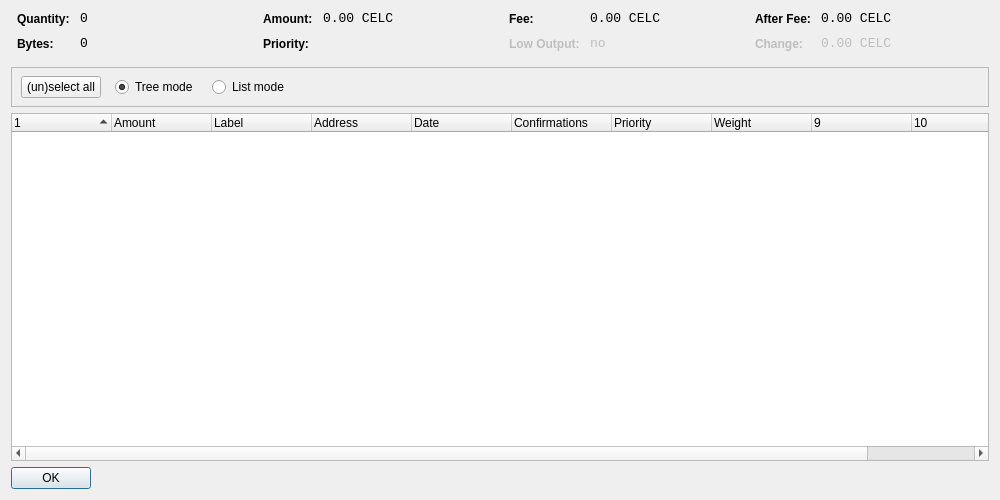
<?xml version="1.0" encoding="UTF-8"?>
<ui version="4.0">
 <class>CoinControlDialog</class>
 <widget class="QDialog" name="CoinControlDialog">
  <property name="geometry">
   <rect>
    <x>0</x>
    <y>0</y>
    <width>1000</width>
    <height>500</height>
   </rect>
  </property>
  <property name="windowTitle">
   <string>Coin Control</string>
  </property>
  <layout class="QVBoxLayout" name="verticalLayout">
   <item>
    <layout class="QHBoxLayout" name="horizontalLayoutTop" stretch="0,0,0,0">
     <property name="topMargin">
      <number>0</number>
     </property>
     <property name="bottomMargin">
      <number>10</number>
     </property>
     <item>
      <layout class="QFormLayout" name="formLayoutCoinControl1">
       <property name="horizontalSpacing">
        <number>10</number>
       </property>
       <property name="verticalSpacing">
        <number>10</number>
       </property>
       <property name="leftMargin">
        <number>6</number>
       </property>
       <property name="rightMargin">
        <number>6</number>
       </property>
       <item row="0" column="0">
        <widget class="QLabel" name="labelCoinControlQuantityText">
         <property name="styleSheet">
          <string notr="true">font-weight:bold;</string>
         </property>
         <property name="text">
          <string>Quantity:</string>
         </property>
        </widget>
       </item>
       <item row="0" column="1">
        <widget class="QLabel" name="labelCoinControlQuantity">
         <property name="font">
          <font>
           <family>Monospace</family>
           <pointsize>10</pointsize>
          </font>
         </property>
         <property name="cursor">
          <cursorShape>IBeamCursor</cursorShape>
         </property>
         <property name="contextMenuPolicy">
          <enum>Qt::ActionsContextMenu</enum>
         </property>
         <property name="text">
          <string>0</string>
         </property>
         <property name="textInteractionFlags">
          <set>Qt::LinksAccessibleByMouse|Qt::TextSelectableByKeyboard|Qt::TextSelectableByMouse</set>
         </property>
        </widget>
       </item>
       <item row="1" column="0">
        <widget class="QLabel" name="labelCoinControlBytesText">
         <property name="styleSheet">
          <string notr="true">font-weight:bold;</string>
         </property>
         <property name="text">
          <string>Bytes:</string>
         </property>
        </widget>
       </item>
       <item row="1" column="1">
        <widget class="QLabel" name="labelCoinControlBytes">
         <property name="font">
          <font>
           <family>Monospace</family>
           <pointsize>10</pointsize>
          </font>
         </property>
         <property name="cursor">
          <cursorShape>IBeamCursor</cursorShape>
         </property>
         <property name="contextMenuPolicy">
          <enum>Qt::ActionsContextMenu</enum>
         </property>
         <property name="text">
          <string>0</string>
         </property>
         <property name="textInteractionFlags">
          <set>Qt::LinksAccessibleByMouse|Qt::TextSelectableByKeyboard|Qt::TextSelectableByMouse</set>
         </property>
        </widget>
       </item>
      </layout>
     </item>
     <item>
      <layout class="QFormLayout" name="formLayoutCoinControl2">
       <property name="horizontalSpacing">
        <number>10</number>
       </property>
       <property name="verticalSpacing">
        <number>10</number>
       </property>
       <property name="leftMargin">
        <number>6</number>
       </property>
       <property name="rightMargin">
        <number>6</number>
       </property>
       <item row="0" column="0">
        <widget class="QLabel" name="labelCoinControlAmountText">
         <property name="styleSheet">
          <string notr="true">font-weight:bold;</string>
         </property>
         <property name="text">
          <string>Amount:</string>
         </property>
        </widget>
       </item>
       <item row="0" column="1">
        <widget class="QLabel" name="labelCoinControlAmount">
         <property name="font">
          <font>
           <family>Monospace</family>
           <pointsize>10</pointsize>
          </font>
         </property>
         <property name="cursor">
          <cursorShape>IBeamCursor</cursorShape>
         </property>
         <property name="contextMenuPolicy">
          <enum>Qt::ActionsContextMenu</enum>
         </property>
         <property name="text">
          <string>0.00 CELC</string>
         </property>
         <property name="textInteractionFlags">
          <set>Qt::LinksAccessibleByMouse|Qt::TextSelectableByKeyboard|Qt::TextSelectableByMouse</set>
         </property>
        </widget>
       </item>
       <item row="1" column="0">
        <widget class="QLabel" name="labelCoinControlPriorityText">
         <property name="styleSheet">
          <string notr="true">font-weight:bold;</string>
         </property>
         <property name="text">
          <string>Priority:</string>
         </property>
        </widget>
       </item>
       <item row="1" column="1">
        <widget class="QLabel" name="labelCoinControlPriority">
         <property name="font">
          <font>
           <family>Monospace</family>
           <pointsize>10</pointsize>
          </font>
         </property>
         <property name="cursor">
          <cursorShape>IBeamCursor</cursorShape>
         </property>
         <property name="contextMenuPolicy">
          <enum>Qt::ActionsContextMenu</enum>
         </property>
         <property name="text">
          <string/>
         </property>
         <property name="textInteractionFlags">
          <set>Qt::LinksAccessibleByMouse|Qt::TextSelectableByKeyboard|Qt::TextSelectableByMouse</set>
         </property>
        </widget>
       </item>
      </layout>
     </item>
     <item>
      <layout class="QFormLayout" name="formLayoutCoinControl3">
       <property name="horizontalSpacing">
        <number>10</number>
       </property>
       <property name="verticalSpacing">
        <number>10</number>
       </property>
       <property name="leftMargin">
        <number>6</number>
       </property>
       <property name="rightMargin">
        <number>6</number>
       </property>
       <item row="0" column="0">
        <widget class="QLabel" name="labelCoinControlFeeText">
         <property name="styleSheet">
          <string notr="true">font-weight:bold;</string>
         </property>
         <property name="text">
          <string>Fee:</string>
         </property>
        </widget>
       </item>
       <item row="0" column="1">
        <widget class="QLabel" name="labelCoinControlFee">
         <property name="font">
          <font>
           <family>Monospace</family>
           <pointsize>10</pointsize>
          </font>
         </property>
         <property name="cursor">
          <cursorShape>IBeamCursor</cursorShape>
         </property>
         <property name="contextMenuPolicy">
          <enum>Qt::ActionsContextMenu</enum>
         </property>
         <property name="text">
          <string>0.00 CELC</string>
         </property>
         <property name="textInteractionFlags">
          <set>Qt::LinksAccessibleByMouse|Qt::TextSelectableByKeyboard|Qt::TextSelectableByMouse</set>
         </property>
        </widget>
       </item>
       <item row="1" column="0">
        <widget class="QLabel" name="labelCoinControlLowOutputText">
         <property name="enabled">
          <bool>false</bool>
         </property>
         <property name="styleSheet">
          <string notr="true">font-weight:bold;</string>
         </property>
         <property name="text">
          <string>Low Output:</string>
         </property>
        </widget>
       </item>
       <item row="1" column="1">
        <widget class="QLabel" name="labelCoinControlLowOutput">
         <property name="enabled">
          <bool>false</bool>
         </property>
         <property name="font">
          <font>
           <family>Monospace</family>
           <pointsize>10</pointsize>
          </font>
         </property>
         <property name="cursor">
          <cursorShape>IBeamCursor</cursorShape>
         </property>
         <property name="contextMenuPolicy">
          <enum>Qt::ActionsContextMenu</enum>
         </property>
         <property name="text">
          <string>no</string>
         </property>
         <property name="textInteractionFlags">
          <set>Qt::LinksAccessibleByMouse|Qt::TextSelectableByKeyboard|Qt::TextSelectableByMouse</set>
         </property>
        </widget>
       </item>
      </layout>
     </item>
     <item>
      <layout class="QFormLayout" name="formLayoutCoinControl4">
       <property name="horizontalSpacing">
        <number>10</number>
       </property>
       <property name="verticalSpacing">
        <number>10</number>
       </property>
       <property name="leftMargin">
        <number>6</number>
       </property>
       <property name="rightMargin">
        <number>6</number>
       </property>
       <item row="0" column="0">
        <widget class="QLabel" name="labelCoinControlAfterFeeText">
         <property name="styleSheet">
          <string notr="true">font-weight:bold;</string>
         </property>
         <property name="text">
          <string>After Fee:</string>
         </property>
        </widget>
       </item>
       <item row="0" column="1">
        <widget class="QLabel" name="labelCoinControlAfterFee">
         <property name="font">
          <font>
           <family>Monospace</family>
           <pointsize>10</pointsize>
          </font>
         </property>
         <property name="cursor">
          <cursorShape>IBeamCursor</cursorShape>
         </property>
         <property name="contextMenuPolicy">
          <enum>Qt::ActionsContextMenu</enum>
         </property>
         <property name="text">
          <string>0.00 CELC</string>
         </property>
         <property name="textInteractionFlags">
          <set>Qt::LinksAccessibleByMouse|Qt::TextSelectableByKeyboard|Qt::TextSelectableByMouse</set>
         </property>
        </widget>
       </item>
       <item row="1" column="0">
        <widget class="QLabel" name="labelCoinControlChangeText">
         <property name="enabled">
          <bool>false</bool>
         </property>
         <property name="styleSheet">
          <string notr="true">font-weight:bold;</string>
         </property>
         <property name="text">
          <string>Change:</string>
         </property>
        </widget>
       </item>
       <item row="1" column="1">
        <widget class="QLabel" name="labelCoinControlChange">
         <property name="enabled">
          <bool>false</bool>
         </property>
         <property name="font">
          <font>
           <family>Monospace</family>
           <pointsize>10</pointsize>
          </font>
         </property>
         <property name="cursor">
          <cursorShape>IBeamCursor</cursorShape>
         </property>
         <property name="contextMenuPolicy">
          <enum>Qt::ActionsContextMenu</enum>
         </property>
         <property name="text">
          <string>0.00 CELC</string>
         </property>
         <property name="textInteractionFlags">
          <set>Qt::LinksAccessibleByMouse|Qt::TextSelectableByKeyboard|Qt::TextSelectableByMouse</set>
         </property>
        </widget>
       </item>
      </layout>
     </item>
    </layout>
   </item>
   <item>
    <widget class="QFrame" name="frame">
     <property name="minimumSize">
      <size>
       <width>0</width>
       <height>40</height>
      </size>
     </property>
     <property name="frameShape">
      <enum>QFrame::StyledPanel</enum>
     </property>
     <property name="frameShadow">
      <enum>QFrame::Sunken</enum>
     </property>
     <widget class="QWidget" name="horizontalLayoutWidget">
      <property name="geometry">
       <rect>
        <x>10</x>
        <y>0</y>
        <width>781</width>
        <height>41</height>
       </rect>
      </property>
      <layout class="QHBoxLayout" name="horizontalLayoutPanel" stretch="0,0,0,0,0,0">
       <property name="spacing">
        <number>14</number>
       </property>
       <item>
        <widget class="QPushButton" name="pushButtonSelectAll">
         <property name="sizePolicy">
          <sizepolicy hsizetype="Maximum" vsizetype="Fixed">
           <horstretch>0</horstretch>
           <verstretch>0</verstretch>
          </sizepolicy>
         </property>
         <property name="text">
          <string>(un)select all</string>
         </property>
        </widget>
       </item>
       <item>
        <widget class="QRadioButton" name="radioTreeMode">
         <property name="sizePolicy">
          <sizepolicy hsizetype="Maximum" vsizetype="Fixed">
           <horstretch>0</horstretch>
           <verstretch>0</verstretch>
          </sizepolicy>
         </property>
         <property name="text">
          <string>Tree mode</string>
         </property>
         <property name="checked">
          <bool>true</bool>
         </property>
        </widget>
       </item>
       <item>
        <widget class="QRadioButton" name="radioListMode">
         <property name="sizePolicy">
          <sizepolicy hsizetype="Maximum" vsizetype="Fixed">
           <horstretch>0</horstretch>
           <verstretch>0</verstretch>
          </sizepolicy>
         </property>
         <property name="text">
          <string>List mode</string>
         </property>
        </widget>
       </item>
       <item>
        <spacer name="horizontalSpacer">
         <property name="orientation">
          <enum>Qt::Horizontal</enum>
         </property>
         <property name="sizeHint" stdset="0">
          <size>
           <width>40</width>
           <height>20</height>
          </size>
         </property>
        </spacer>
       </item>
      </layout>
     </widget>
    </widget>
   </item>
   <item>
    <widget class="CoinControlTreeWidget" name="treeWidget">
     <property name="contextMenuPolicy">
      <enum>Qt::CustomContextMenu</enum>
     </property>
     <property name="sortingEnabled">
      <bool>false</bool>
     </property>
     <property name="columnCount">
      <number>11</number>
     </property>
     <attribute name="headerShowSortIndicator" stdset="0">
      <bool>true</bool>
     </attribute>
     <attribute name="headerStretchLastSection">
      <bool>false</bool>
     </attribute>
     <column>
      <property name="text">
       <string/>
      </property>
     </column>
     <column>
      <property name="text">
       <string>Amount</string>
      </property>
     </column>
     <column>
      <property name="text">
       <string>Label</string>
      </property>
     </column>
     <column>
      <property name="text">
       <string>Address</string>
      </property>
     </column>
     <column>
      <property name="text">
       <string>Date</string>
      </property>
     </column>
     <column>
      <property name="text">
       <string>Confirmations</string>
      </property>
     </column>
     <column>
      <property name="text">
       <string>Priority</string>
      </property>
     </column>
     <column>
      <property name="text">
       <string>Weight</string>
      </property>
     </column>
     <column>
      <property name="text">
       <string/>
      </property>
     </column>
     <column>
      <property name="text">
       <string/>
      </property>
     </column>
     <column>
      <property name="text">
       <string/>
      </property>
     </column>
     <column>
      <property name="text">
       <string/>
      </property>
     </column>
    </widget>
   </item>
   <item>
    <widget class="QDialogButtonBox" name="buttonBox">
     <property name="sizePolicy">
      <sizepolicy hsizetype="Maximum" vsizetype="Fixed">
       <horstretch>0</horstretch>
       <verstretch>0</verstretch>
      </sizepolicy>
     </property>
     <property name="orientation">
      <enum>Qt::Horizontal</enum>
     </property>
     <property name="standardButtons">
      <set>QDialogButtonBox::Ok</set>
     </property>
    </widget>
   </item>
  </layout>
 </widget>
 <customwidgets>
  <customwidget>
   <class>CoinControlTreeWidget</class>
   <extends>QTreeWidget</extends>
   <header>coincontroltreewidget.h</header>
  </customwidget>
 </customwidgets>
 <resources/>
 <connections/>
</ui>
